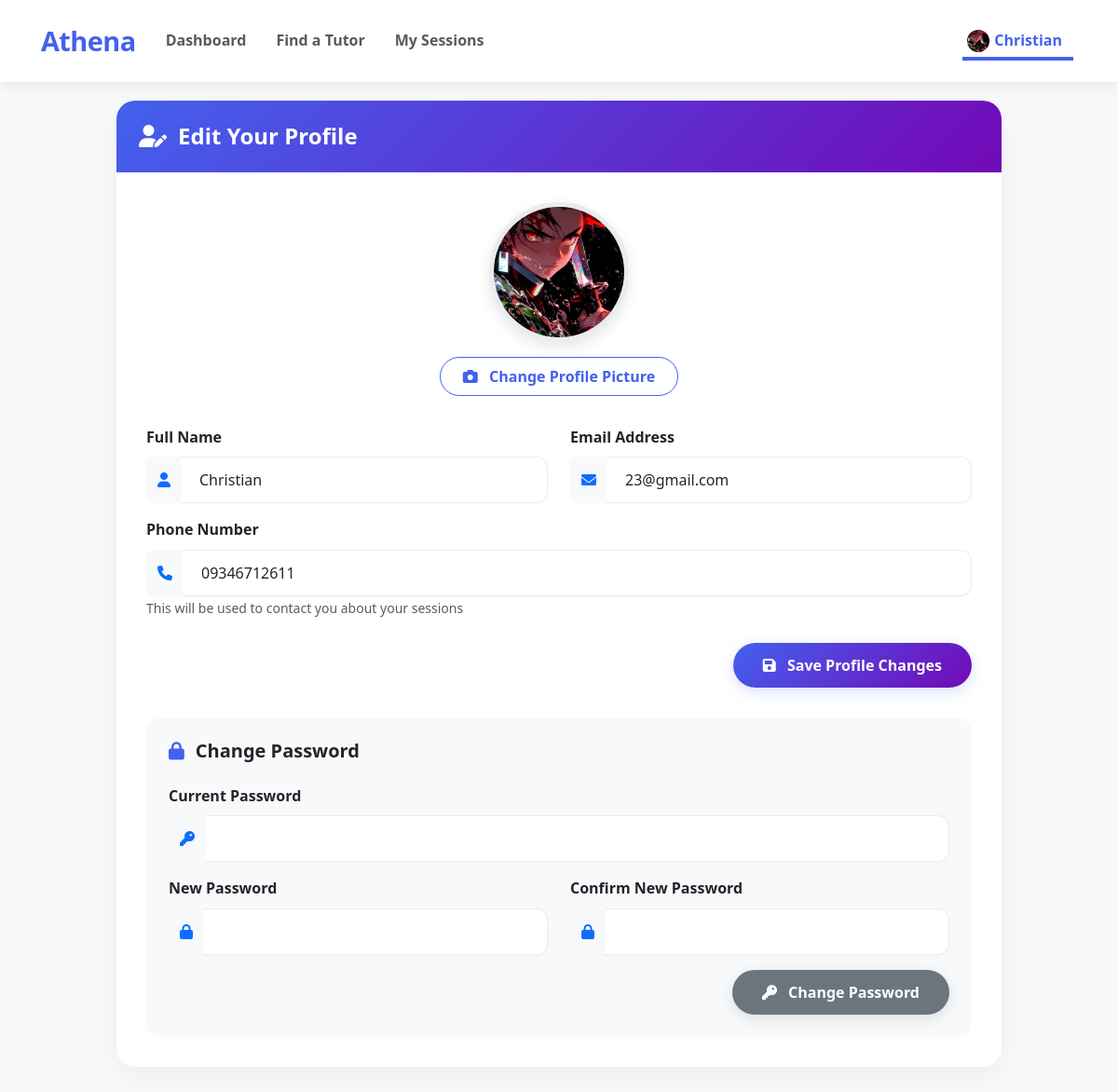
The page /student-profile.php (signed in) on the database its author committed.
### tables this page shows
CREATE TABLE `students` (
  `id` int(11) NOT NULL,
  `name` varchar(100) NOT NULL,
  `email` varchar(100) NOT NULL,
  `phone` varchar(20) DEFAULT NULL,
  `password` varchar(255) NOT NULL,
  `status` enum('active','inactive') DEFAULT 'active',
  `created_at` timestamp NOT NULL DEFAULT current_timestamp(),
  `phone_number` varchar(20) DEFAULT NULL,
  `profile_image` varchar(255) DEFAULT NULL
);

### student-profile.php (the view, shortened to what this page needs)
<?php
require 'db.php';
$stmt = $conn->prepare("SELECT name, email, phone_number, profile_image FROM students WHERE id = ?");
$stmt->execute([$_SESSION['user_id']]);
$student = $stmt->fetch();
?>
<!DOCTYPE html>
<html lang="en">
<head>
    <link href="https://cdn.jsdelivr.net/npm/bootstrap@5.3.0/dist/css/bootstrap.min.css" rel="stylesheet">
    <link href="https://cdnjs.cloudflare.com/ajax/libs/font-awesome/6.0.0/css/all.min.css" rel="stylesheet">
</head>
<body>
    <nav class="navbar navbar-expand-lg navbar-light">
        <div class="container">
            <a class="navbar-brand" href="student-dashboard.php">Athena</a>
            <div class="collapse navbar-collapse" id="navbarNav">
                <ul class="navbar-nav me-auto">
                    <li class="nav-item">
                        <a class="nav-link" href="student-dashboard.php">Dashboard</a>
                    </li>
                    <li class="nav-item">
                        <a class="nav-link" href="find-tutor.php">Find a Tutor</a>
                    </li>
                    <li class="nav-item">
                        <a class="nav-link" href="my-sessions.php">My Sessions</a>
                    </li>
                </ul>                <ul class="navbar-nav">
                    <li class="nav-item dropdown">
                        <a class="nav-link dropdown-toggle active d-flex align-items-center" href="#" id="navbarDropdown" role="button" data-bs-toggle="dropdown">
                            <?php if (isset($student['profile_image']) && !empty($student['profile_image'])): ?>
                                <img src="<?php echo htmlspecialchars($student['profile_image']); ?>" alt="Profile" class="nav-profile-img me-1">
                            <?php else: ?>
                                <i class="fas fa-user-circle me-1"></i>
                            <?php endif; ?>
                            <?php echo htmlspecialchars($student['name']); ?>
                        </a>
                    </li>
                </ul>
            </div>
        </div>
    </nav>
    <div class="profile-container">
        <div class="card profile-card">
            <div class="card-header">
                <h4 class="mb-0"><i class="fas fa-user-edit"></i> Edit Your Profile</h4>
            </div>            <div class="card-body">
                <div class="text-center mb-4">
                    <div class="profile-picture-container">
                        <?php if (isset($student['profile_image']) && !empty($student['profile_image'])): ?>
                            <img src="<?php echo htmlspecialchars($student['profile_image']); ?>" alt="Profile Picture" class="profile-picture" id="current-profile-image">
                        <?php else: ?>
                            <img src="uploads/profile_images/default-avatar.png" alt="Default Profile" class="profile-picture" id="current-profile-image">
                        <?php endif; ?>
                    </div>
                    <div class="mt-3 mb-4">
                        <form id="image-upload-form" enctype="multipart/form-data" method="post" action="upload-profile-image.php" style="display:inline;">
                            <label for="profile_image" class="btn btn-outline-primary">
                                <i class="fas fa-camera me-2"></i> Change Profile Picture
                            </label>
                        </form>
                    </div>
                </div>
                <form id="profile-form" method="post">
                    <div class="row">
                        <div class="col-md-6 mb-3">
                            <label for="name" class="form-label">Full Name</label>
                            <div class="input-group">
                                <span class="input-group-text bg-light border-0">
                                    <i class="fas fa-user text-primary"></i>
                                </span>
                                <input type="text" class="form-control border-start-0" id="name" name="name" value="<?php echo htmlspecialchars($student['name']); ?>" required>
                            </div>
                        </div>
                        <div class="col-md-6 mb-3">
                            <label for="email" class="form-label">Email Address</label>
                            <div class="input-group">
                                <span class="input-group-text bg-light border-0">
                                    <i class="fas fa-envelope text-primary"></i>
                                </span>
                                <input type="email" class="form-control border-start-0" id="email" name="email" value="<?php echo htmlspecialchars($student['email']); ?>" required>
                            </div>
                        </div>
                    </div>
                    <div class="mb-4">
                        <label for="phone_number" class="form-label">Phone Number</label>
                        <div class="input-group">
                            <span class="input-group-text bg-light border-0">
                                <i class="fas fa-phone text-primary"></i>
                            </span>
                            <input type="tel" class="form-control border-start-0" id="phone_number" name="phone_number" value="<?php echo htmlspecialchars($student['phone_number'] ?? ''); ?>" placeholder="Your contact number">
                        </div>
                        <small class="text-muted">This will be used to contact you about your sessions</small>
                    </div>
                    <div class="text-end mb-4">
                        <button type="submit" class="btn btn-primary">
                            <i class="fas fa-save me-2"></i> Save Profile Changes
                        </button>
                    </div>
                </form>
                <div class="password-section">
                    <h5><i class="fas fa-lock"></i> Change Password</h5>
                    <form id="password-form">
                        <div class="row">
                            <div class="col-md-12 mb-3">
                                <label for="current_password" class="form-label">Current Password</label>
                                <div class="input-group">
                                    <span class="input-group-text bg-light border-0">
                                        <i class="fas fa-key text-primary"></i>
                                    </span>
                                    <input type="password" class="form-control border-start-0" id="current_password" name="current_password" required>
                                </div>
                            </div>
                        </div>
                        <div class="row">
                            <div class="col-md-6 mb-3">
                                <label for="new_password" class="form-label">New Password</label>
                                <div class="input-group">
                                    <span class="input-group-text bg-light border-0">
                                        <i class="fas fa-lock text-primary"></i>
                                    </span>
                                    <input type="password" class="form-control border-start-0" id="new_password" name="new_password" required>
                                </div>
                            </div>
                            <div class="col-md-6 mb-3">
                                <label for="confirm_password" class="form-label">Confirm New Password</label>
                                <div class="input-group">
                                    <span class="input-group-text bg-light border-0">
                                        <i class="fas fa-lock text-primary"></i>
                                    </span>
                                    <input type="password" class="form-control border-start-0" id="confirm_password" name="confirm_password" required>
                                </div>
                            </div>
                        </div>
                        <div class="text-end">
                            <button type="submit" class="btn btn-secondary">
                                <i class="fas fa-key me-2"></i> Change Password
                            </button>
                        </div>
                    </form>
                </div>
            </div>
        </div>
    </div>
</body>
</html>

### student-profile.php (style rules this page uses)
:root { --primary: #4361ee; --primary-dark: #3a56d4; --secondary: #7209b7; --accent: #f72585; --light: #f8f9fa; --dark: #212529; --gray-light: #e9ecef; --success: #38b000; }
body { font-family: 'Segoe UI', Tahoma, Geneva, Verdana, sans-serif; color: var(--dark); line-height: 1.6; background-color: var(--light); padding-top: 76px; }
.navbar { padding: 1rem 2rem; background: #fff; box-shadow: 0 2px 15px rgba(0,0,0,0.1); position: fixed; top: 0; width: 100%; z-index: 1000; }
.navbar-brand { font-weight: 800; font-size: 1.8rem; color: var(--primary); letter-spacing: -0.5px; }
.nav-link { font-weight: 600; margin: 0 0.5rem; position: relative; transition: all 0.3s ease; }
.nav-link:hover, .nav-link.active { color: var(--primary) !important; }
.nav-link::after { content: ''; position: absolute; width: 0; height: 2px; bottom: 0; left: 0; background-color: var(--primary); transition: width 0.3s ease; }
.nav-link:hover::after, .nav-link.active::after { width: 100%; }
.nav-profile-img { width: 26px; height: 26px; border-radius: 50%; border: 1px solid var(--light); object-fit: cover; margin-right: 5px; }
.profile-container { max-width: 950px; margin: 0 auto; padding: 2rem 0; }
.profile-card { border: none; border-radius: 20px; box-shadow: 0 10px 30px rgba(0,0,0,0.05); overflow: hidden; }
.profile-card .card-header { background: linear-gradient(135deg, var(--primary), var(--secondary)); color: white; padding: 1.5rem; border-bottom: none; position: relative; }
.profile-card .card-header h4 { font-weight: 700; margin: 0; display: flex; align-items: center; }
.profile-card .card-header h4 i { margin-right: 0.75rem; font-size: 1.5rem; }
.profile-card .card-body { padding: 2rem; }
.form-label { font-weight: 600; color: var(--dark); margin-bottom: 0.5rem; }
.form-control { border-radius: 12px; padding: 0.75rem 1.25rem; border: 1px solid #e9ecef; box-shadow: 0 2px 5px rgba(0,0,0,0.02); transition: all 0.3s ease; }
.btn-primary { background: linear-gradient(135deg, var(--primary), var(--secondary)); border: none; border-radius: 50px; padding: 0.75rem 2rem; font-weight: 600; transition: all 0.3s ease; box-shadow: 0 4px 15px rgba(67, 97, 238, 0.2); }
.btn-secondary { background-color: #6c757d; border: none; border-radius: 50px; padding: 0.75rem 2rem; font-weight: 600; transition: all 0.3s ease; box-shadow: 0 4px 15px rgba(108, 117, 125, 0.2); }
.password-section { background-color: #f8f9fa; border-radius: 15px; padding: 1.5rem; margin-top: 2rem; }
.password-section h5 { color: var(--dark); font-weight: 700; margin-bottom: 1.5rem; display: flex; align-items: center; }
.password-section h5 i { color: var(--primary); margin-right: 0.75rem; font-size: 1.2rem; }
.profile-picture-container { width: 150px; height: 150px; border-radius: 50%; overflow: hidden; margin: 0 auto; border: 5px solid var(--gray-light); box-shadow: 0 5px 15px rgba(0,0,0,0.1); position: relative; }
.profile-picture { width: 100%; height: 100%; object-fit: cover; object-position: center; transition: all 0.3s ease; }
.btn-outline-primary { color: var(--primary); border-color: var(--primary); border-radius: 50px; padding: 0.5rem 1.5rem; font-weight: 600; transition: all 0.3s ease; }

### rows shown on the page
students: profile_image (picture), name "Christian", email "23@gmail.com", phone_number "09346712611"
